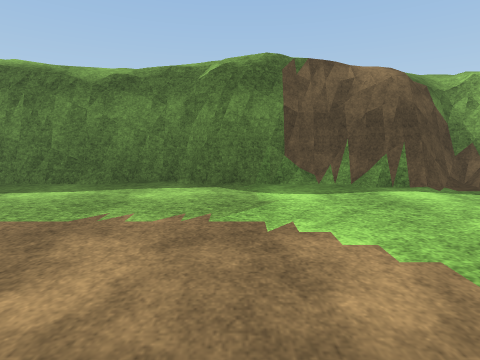
[1] (above)

16 first-person views from a walk through a scene from a Unity 3-D project. The camera is 1.2 m above the floor, tilts 10° down and sees 85° across. The floor is counted in squares, 1 m on a side. Each view is taken from the middle of a square. On the plan, view 1 faces up. The plan holds only what a view shows up to about 12 squares ahead; the rest is blank. The place goes on beyond the plan. Some animated figures are not drawn. Some surface patterns are stand-ins.

[2]
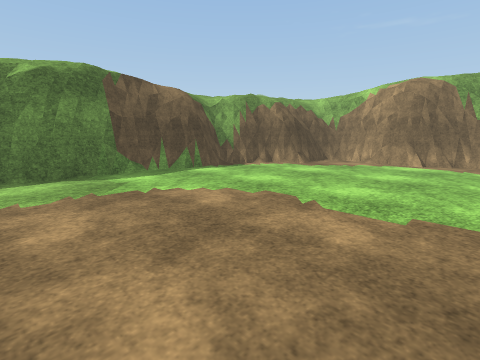

[3]
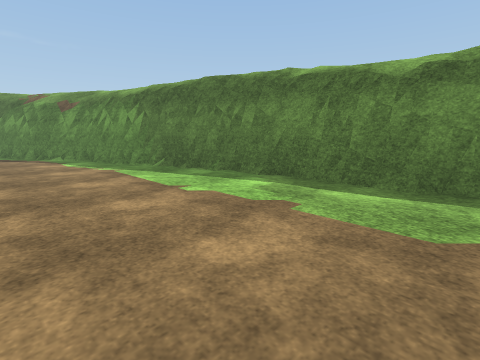

[4]
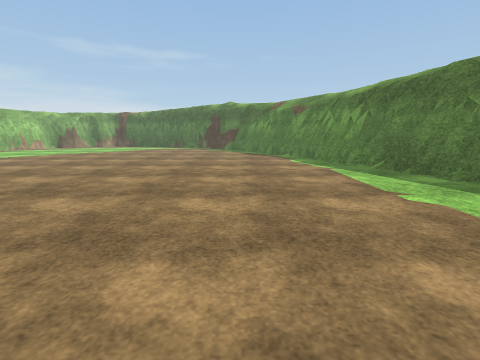

[5]
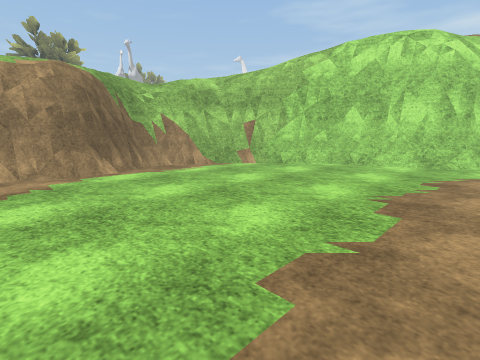

[6]
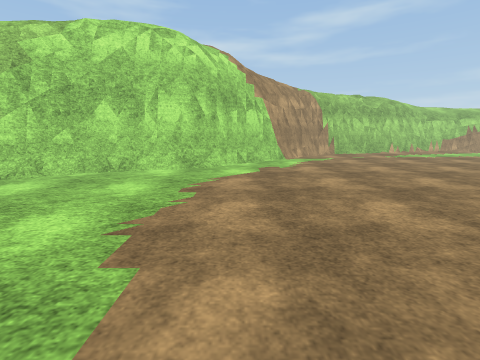

[7]
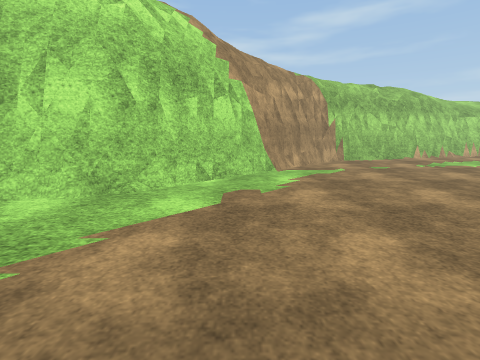

[8]
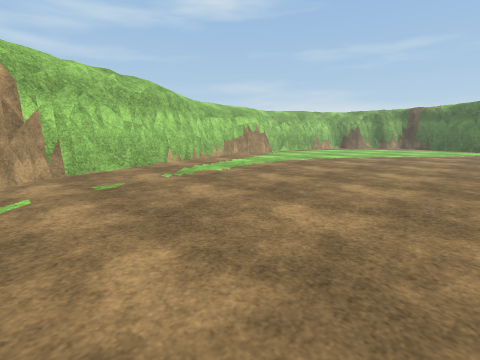

[9]
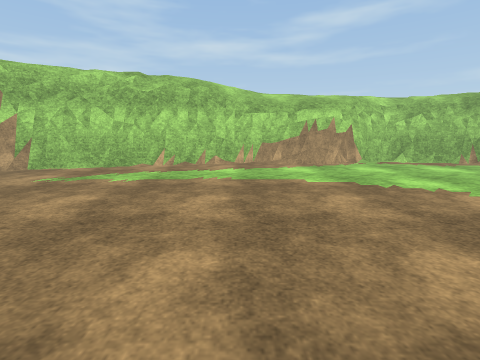

[10]
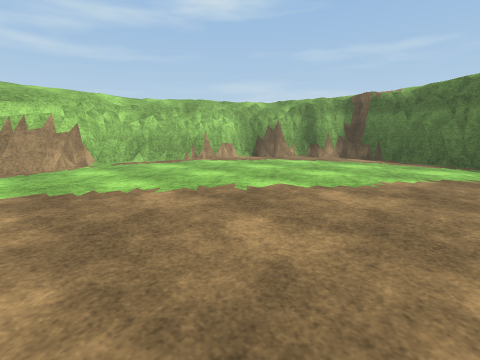

[11]
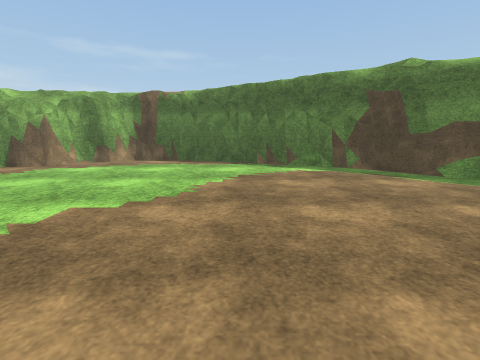

[12]
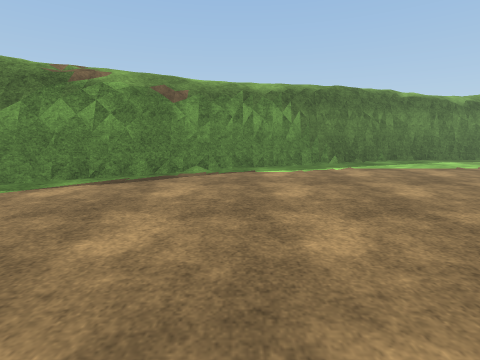

[13]
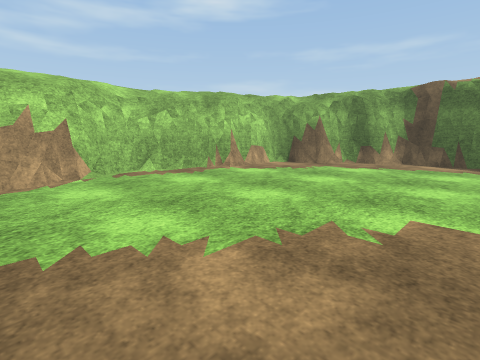

[14]
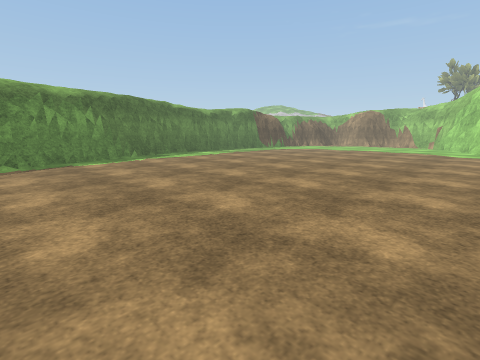

[15]
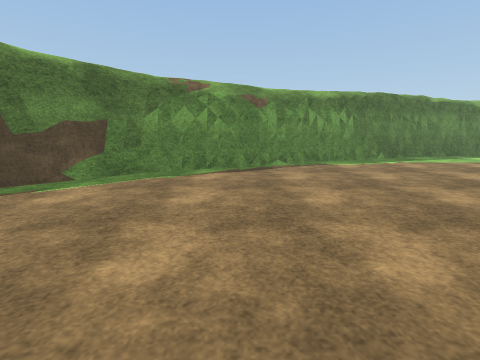

[16]
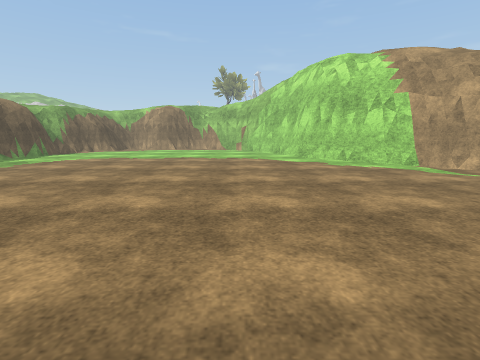

### Floor plan
Key: @ floor where view 1 was taken; # wall or solid block; . floor; / step, stairs or slope; = window, fence, low wall or low ledge.
Columns run from 28 left of view 1 to 10 right of it. Each row starts with its distance up from view 1.
  7                     ###############
  6                  #####.........##/###
  5               ####.................###
  4             ###.....................=##
  3           ###.........................#
  2         ####..........................#
  1       ####............................#
  0      ###....................@.........#
 -1     ###...............................#
 -2    ##.................................#
 -3    ##.................................#
 -4   ##..................................#
 -5   #..................................##
 -6  ##................................###
 -7  #................................##
 -8  #.............................####
 -9 ##............................###
-10 ##...........................##
-11 #=..........................##
-12 ##.........................##
-13 ##........................##
-14  ##......................##
-15   ##...................###
-16    #===............=####
-17    #####=..###########
-18       #######

Where each view was taken, in squares from view 1:
view 1: 0 up, 0 right, facing up
view 2: 2 down, 2 left, facing up-right
view 3: 0 up, 2 left, facing up-left
view 4: 0 up, 2 left, facing left
view 5: 3 up, 1 right, facing down-right
view 6: 1 up, 1 right, facing down
view 7: 3 down, 0 right, facing down
view 8: 6 down, 3 left, facing down-left
view 9: 6 down, 12 left, facing down
view 10: 6 down, 14 left, facing down-left
view 11: 7 down, 15 left, facing left
view 12: 6 down, 15 left, facing up
view 13: 9 down, 15 left, facing down-left
view 14: 9 down, 17 left, facing up-right
view 15: 8 down, 18 left, facing up
view 16: 5 down, 11 left, facing right
